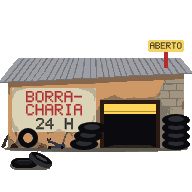
#> input picture docs/ia/estrada/borracharia_0.png, 192 x 192 px, found by its file name; its folder holds 4 pictures in this run
$ python fit_estrada.py
#> lines starting #> are read from the running program, lines starting #| are printed output that depends on the picture; after the words box and inside, x2 and y2 are one past the last pixel; in counts of white or black regions, pixels touching at a corner belong together
#!/usr/bin/env python3
"""Recorta (caixa do alfa) e encaixa as gerações escolhidas em docs/ia/estrada/ nos sprites do jogo.
Com largura alvo (px) o recorte é reduzido por vizinho mais próximo; sem ela fica 1:1."""
import sys, re
from PIL import Image
SPEC = {  # sprite: (geração, largura alvo ou None, colunas cortadas à esquerda)
    "borracharia": ("borracharia_0", 192, 0), "igreja": ("igreja_0", 160, 0), "casa_sitio": ("casa_sitio_0", 192, 0),
    "capela": ("capela_0", 112, 0), "casa_vila0": ("casa_vila0_0", 128, 0), "casa_vila1": ("casa_vila1_0", 128, 0),
    "casa_vila2": ("casa_vila2_0", 128, 0), "casa_vila3": ("casa_vila3_0", 128, 0), "casa_vila4": ("casa_vila4_0", 128, 0),
    "ponto_onibus": ("ponto_onibus_0", 88, 0), "porteira": ("porteira_1", 96, 0), "bar": ("bar_0", 160, 18),
    "caldo_cana": ("caldo_cana_0", None, 0), "banca_frutas": ("banca_frutas_0", None, 0), "cruz_flores": ("cruz_flores_3", None, 0), "placa_mel": ("placa_mel_0", 96, 0),
    "posto": ("posto_c_0", None, 0), "venda": ("venda_a_0", None, 0),
    "moto0": ("moto_t_a_3", None, 0), "moto1": ("moto_t_a_1", None, 0), "front_moto0": ("moto_f_a_0", None, 0), "front_moto1": ("moto_f_a_1", None, 0),
    "van0": ("van_t_a_0", None, 0), "van1": ("van_t_a_2", None, 0), "front_van0": ("van_f_a_0", None, 0),
    "car7": ("car7b_1", None, 0), "mod2": ("mod2_0", None, 0), "caixa_dagua": ("caixa_dagua_b_1", None, 0), "torre_celular": ("torre_celular_b_0", None, 0),
}
# --- text the generator can't spell: written over the blank boards with the game's 5x7 pixel font
# [5 lines left out: function _font, not called in this run]
ACC = {"Á": "A/", "É": "E/", "Í": "I/", "Ó": "O/", "Ú": "U/", "Ã": "A~", "Õ": "O~", "Â": "A^", "Ê": "E^", "Ô": "O^", "Ç": "C,"}   # base letter + accent kind
# [27 lines left out: function write, not called in this run]
def centered(im, s, cx, y, col, k=1):
    write(im, s, cx - (len(s) * 6 - 1) * k // 2, y, col, k)
LETTERS = {
    "posto": lambda im: centered(im, "POSTO ESTRELA", 162, 18, (194, 38, 48, 255), 2),
    "venda": lambda im: (centered(im, "VENDA DO ZÉ", 128, 11, (122, 52, 24, 255), 2),
                         centered(im, "PINGA", 126, 55, (40, 30, 60, 255)), centered(im, "FUMO", 126, 64, (40, 30, 60, 255))),
}

def fit(name, src, width, cut, out="assets/sprites"):
#> called with name = 'borracharia', src = 'borracharia_0', width = 192, cut = 0, out = 'assets/sprites'
    im = Image.open(f"docs/ia/estrada/{src}.png").convert("RGBA")
#> im is the input picture: PIL image 192x192 RGBA; mean R, G, B, A 63.7, 55.8, 47.7, 122.8
    if cut:
        im = im.crop((cut, 0, im.width, im.height))
    a = im.getchannel("A").point(lambda v: 255 if v > 8 else 0)
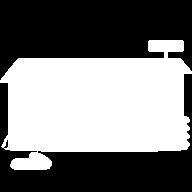
#> a: PIL image 192x192 L; 48.1% white; 1 white region, box (x1, y1, x2, y2) and area: (0, 40, 192, 170) 17746
    bb = a.getbbox()
#> bb = (0, 40, 192, 170)
    if src.startswith(("caixa_dagua_b", "torre_celular_b")):   # drop the flat grey ground slab the generator draws under them
        px = a.load()
        cut = bb[3]
        while cut > bb[1] and sum(1 for x in range(im.width) if px[x, cut - 1]) > 0.55 * (bb[2] - bb[0]):
            cut -= 1
        im = im.crop((0, 0, im.width, cut))
    im = im.crop(im.getchannel("A").point(lambda a: 255 if a > 8 else 0).getbbox())
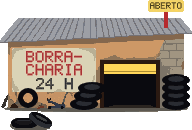
#> im: PIL image 192x130 RGBA; mean R, G, B, A 94, 82.4, 70.5, 181.3; transparent parts drawn white
    if width:
        im = im.resize((width, max(1, round(im.height * width / im.width))), Image.NEAREST)
    if name in LETTERS:
        LETTERS[name](im)
    im.save(f"{out}/{name}.png")
    print(name, im.size)
#| borracharia (192, 130)
if __name__ == "__main__":
    for n in (sys.argv[1:] or SPEC):
#> (the run stopped early here; a loop or call above may not have finished)
